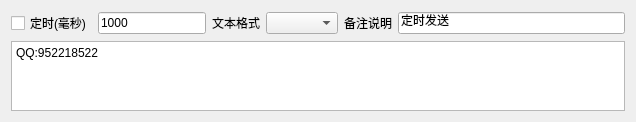
<?xml version="1.0" encoding="UTF-8"?>
<ui version="4.0">
 <class>SAKTimingSendingItem</class>
 <widget class="QWidget" name="SAKTimingSendingItem">
  <property name="geometry">
   <rect>
    <x>0</x>
    <y>0</y>
    <width>636</width>
    <height>115</height>
   </rect>
  </property>
  <property name="windowTitle">
   <string>定时发送</string>
  </property>
  <layout class="QGridLayout" name="gridLayout">
   <item row="0" column="0">
    <widget class="QCheckBox" name="timingCheckBox">
     <property name="text">
      <string>定时(毫秒)</string>
     </property>
    </widget>
   </item>
   <item row="0" column="1">
    <widget class="QLineEdit" name="timingTimeLineEdit">
     <property name="sizePolicy">
      <sizepolicy hsizetype="Preferred" vsizetype="Fixed">
       <horstretch>0</horstretch>
       <verstretch>0</verstretch>
      </sizepolicy>
     </property>
     <property name="text">
      <string>1000</string>
     </property>
    </widget>
   </item>
   <item row="0" column="2">
    <widget class="QLabel" name="label">
     <property name="text">
      <string>文本格式</string>
     </property>
    </widget>
   </item>
   <item row="0" column="3">
    <widget class="QComboBox" name="textFormatComboBox"/>
   </item>
   <item row="0" column="4">
    <widget class="QLabel" name="label_2">
     <property name="text">
      <string>备注说明</string>
     </property>
    </widget>
   </item>
   <item row="0" column="5">
    <widget class="QLineEdit" name="remarkLineEdit">
     <property name="text">
      <string>定时发送</string>
     </property>
    </widget>
   </item>
   <item row="1" column="0" colspan="6">
    <widget class="QTextEdit" name="inputDataTextEdit">
     <property name="maximumSize">
      <size>
       <width>16777215</width>
       <height>70</height>
      </size>
     </property>
     <property name="html">
      <string>&lt;!DOCTYPE HTML PUBLIC &quot;-//W3C//DTD HTML 4.0//EN&quot; &quot;http://www.w3.org/TR/REC-html40/strict.dtd&quot;&gt;
&lt;html&gt;&lt;head&gt;&lt;meta name=&quot;qrichtext&quot; content=&quot;1&quot; /&gt;&lt;style type=&quot;text/css&quot;&gt;
p, li { white-space: pre-wrap; }
&lt;/style&gt;&lt;/head&gt;&lt;body style=&quot; font-family:'SimSun'; font-size:9pt; font-weight:400; font-style:normal;&quot;&gt;
&lt;p style=&quot; margin-top:0px; margin-bottom:0px; margin-left:0px; margin-right:0px; -qt-block-indent:0; text-indent:0px;&quot;&gt;QQ:952218522&lt;/p&gt;&lt;/body&gt;&lt;/html&gt;</string>
     </property>
     <property name="placeholderText">
      <string>请输入需要发送的数据</string>
     </property>
    </widget>
   </item>
  </layout>
 </widget>
 <resources/>
 <connections/>
</ui>
